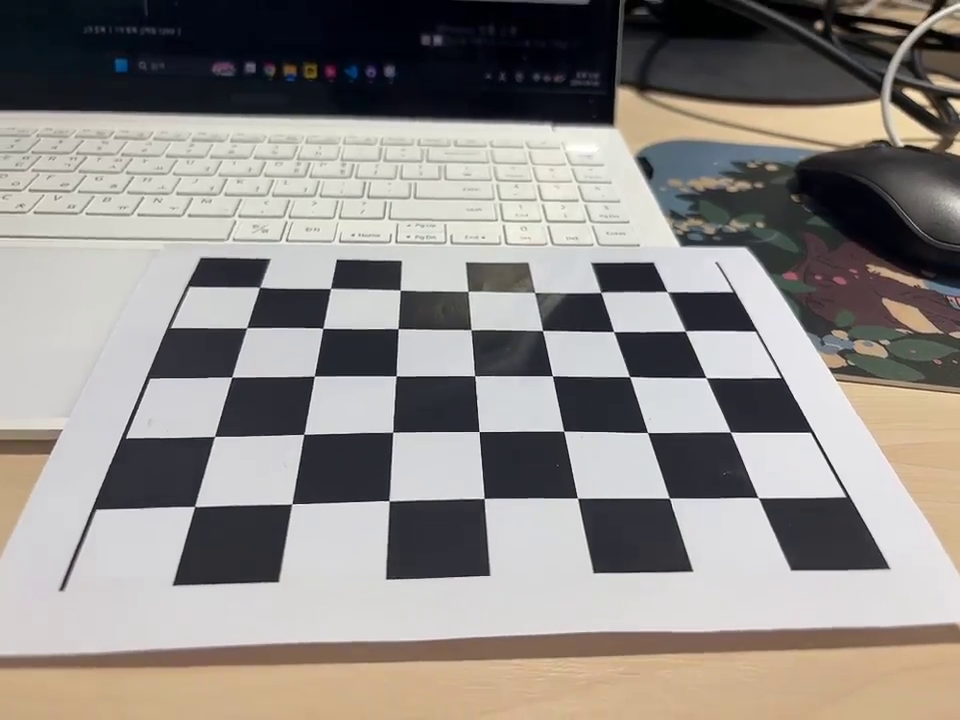
#> input picture frame 38 of chessboard.mp4, 960 x 720 px
$ python camera_calibration.py
#> lines starting #> are read from the running program, lines starting #| are printed output that depends on the picture
import cv2 as cv
import numpy as np


CHECKERBOARD = (7, 5)
MAX_SAMPLES = 30
MIN_SAMPLES = 10
OUTPUT_VIDEO = "camera_calibration_result.mp4"
INPUT_VIDEO = "chessboard.mp4"


def build_object_points(pattern_size):
    objp = np.zeros((pattern_size[0] * pattern_size[1], 3), np.float32)
    objp[:, :2] = np.mgrid[0 : pattern_size[0], 0 : pattern_size[1]].T.reshape(-1, 2)
    return objp


def select_evenly_spaced(items, limit):
    if len(items) <= limit:
        return items

    indices = np.linspace(0, len(items) - 1, limit, dtype=int)
    return [items[i] for i in indices]


def compute_mean_reprojection_error(objpoints, imgpoints, rvecs, tvecs, mtx, dist):
    total_error = 0.0

    for objp, imgp, rvec, tvec in zip(objpoints, imgpoints, rvecs, tvecs):
        projected, _ = cv.projectPoints(objp, rvec, tvec, mtx, dist)
        total_error += cv.norm(imgp, projected, cv.NORM_L2) / len(projected)

    return total_error / len(objpoints)


def main():
    objp = build_object_points(CHECKERBOARD)
    detected_samples = []

    cap = cv.VideoCapture(INPUT_VIDEO)
    if not cap.isOpened():
        print(f"Cannot open calibration video: {INPUT_VIDEO}")
        raise SystemExit

    print("Collecting chessboard corners... (ESC to quit)")

    image_size = None
    frame_index = 0
    writer = None

    while True:
        ret, frame = cap.read()
#> frame is the input picture: shape (720, 960, 3); mean B, G, R 135.2, 138.8, 143.6
        if not ret or frame is None:
            break

        gray = cv.cvtColor(frame, cv.COLOR_BGR2GRAY)
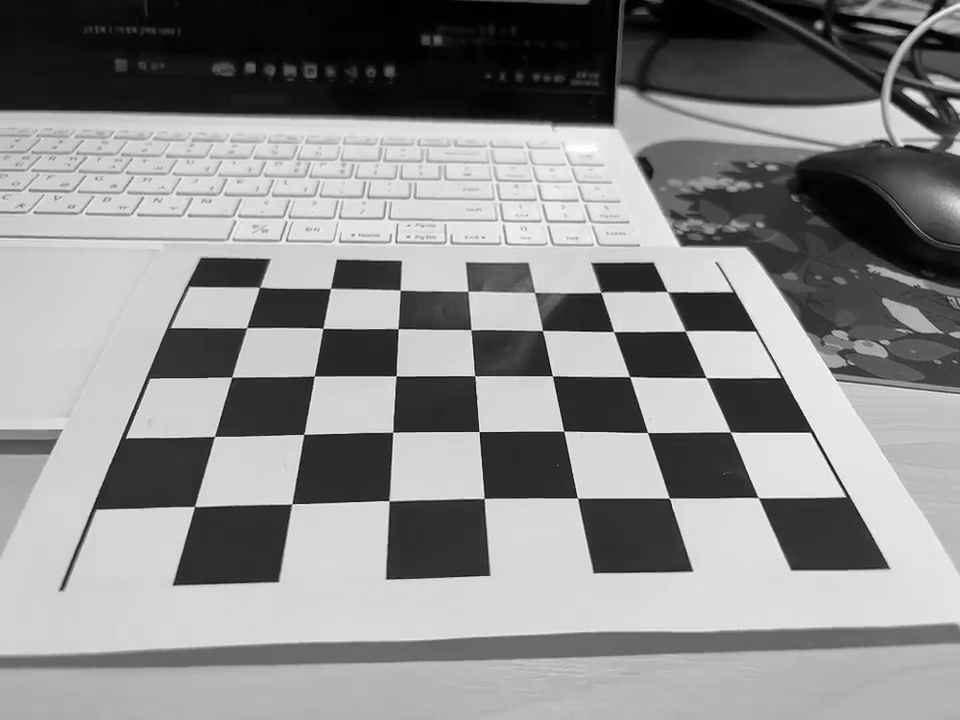
#> gray: shape (720, 960); min 0, max 255, mean 139.8

        if image_size is None:
            image_size = gray.shape[::-1]
#> image_size = (960, 720)
            writer = cv.VideoWriter(
                OUTPUT_VIDEO,
                cv.VideoWriter_fourcc(*"mp4v"),
                30.0,
                image_size,
            )

        found, corners = cv.findChessboardCorners(
            gray,
            CHECKERBOARD,
            cv.CALIB_CB_ADAPTIVE_THRESH + cv.CALIB_CB_NORMALIZE_IMAGE,
        )
#> found = True; corners = 35 rows, first 8: [259.3, 287.8], [330.7, 288.3], [399.9, 290.3], [468.3, 291.4], [534.6, 292.5], [600.3, 292.4], [666.6, 291.8], [246.6, 327.7]

        if found:
            corners = cv.cornerSubPix(
                gray,
                corners,
                (11, 11),
                (-1, -1),
                (cv.TERM_CRITERIA_EPS + cv.TERM_CRITERIA_MAX_ITER, 30, 0.001),
            )
#> corners = 35 rows, first 8: [259.7, 287.1], [330.5, 288.4], [400.1, 290.1], [467.9, 291.3], [534.6, 292.5], [600.8, 292.4], [667.3, 291.6], [246.7, 327.7]
            detected_samples.append((frame_index, corners))
            cv.drawChessboardCorners(frame, CHECKERBOARD, corners, found)

        cv.putText(
            frame,
            f"Detected frames: {len(detected_samples)}",
            (10, 30),
            cv.FONT_HERSHEY_DUPLEX,
            0.8,
            (0, 255, 0),
            1,
        )
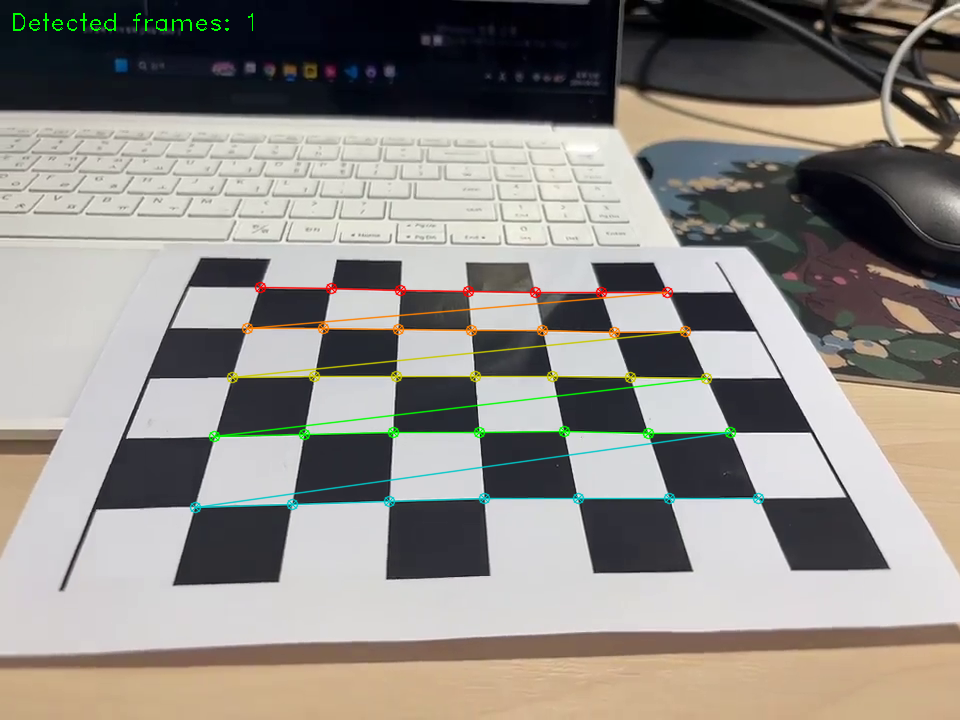
#> frame: shape (720, 960, 3); mean B, G, R 134.2, 139.5, 143.5

        if writer is not None:
            writer.write(frame)

        cv.imshow("Calibration", frame)
        if cv.waitKey(30) & 0xFF == 27:
#> (key Esc is pressed here)
            print("Stopped by ESC.")
            break

        frame_index += 1

    cap.release()
    if writer is not None:
        writer.release()
    cv.destroyAllWindows()

    print("\n=== Detection Summary ===")
    print("Detected frames:", len(detected_samples))
#| Detected frames: 1

    if len(detected_samples) < MIN_SAMPLES:
        print(f"Not enough valid samples. Need at least {MIN_SAMPLES}.")
        raise SystemExit
#> (the program exits here)

$ run again, starting later in the video
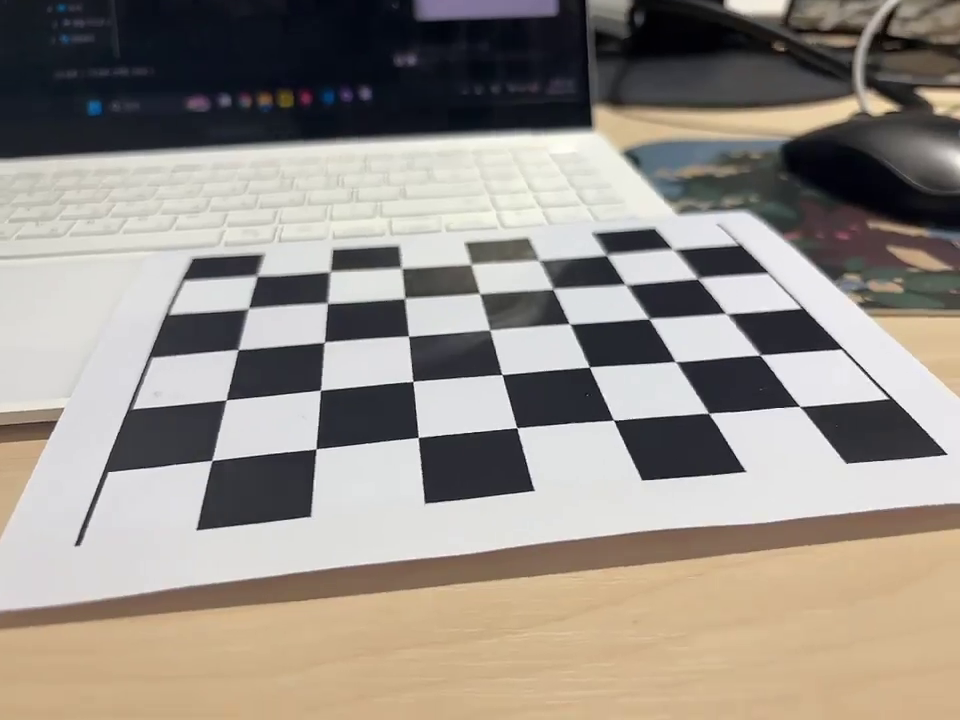
#> input picture frame 172 of chessboard.mp4, 960 x 720 px
#> in main, frame is the input picture: shape (720, 960, 3); mean B, G, R 135.7, 143.4, 150.5
#> in main, `gray = cv.cvtColor(frame, cv.COLOR_BGR2GRAY)`:
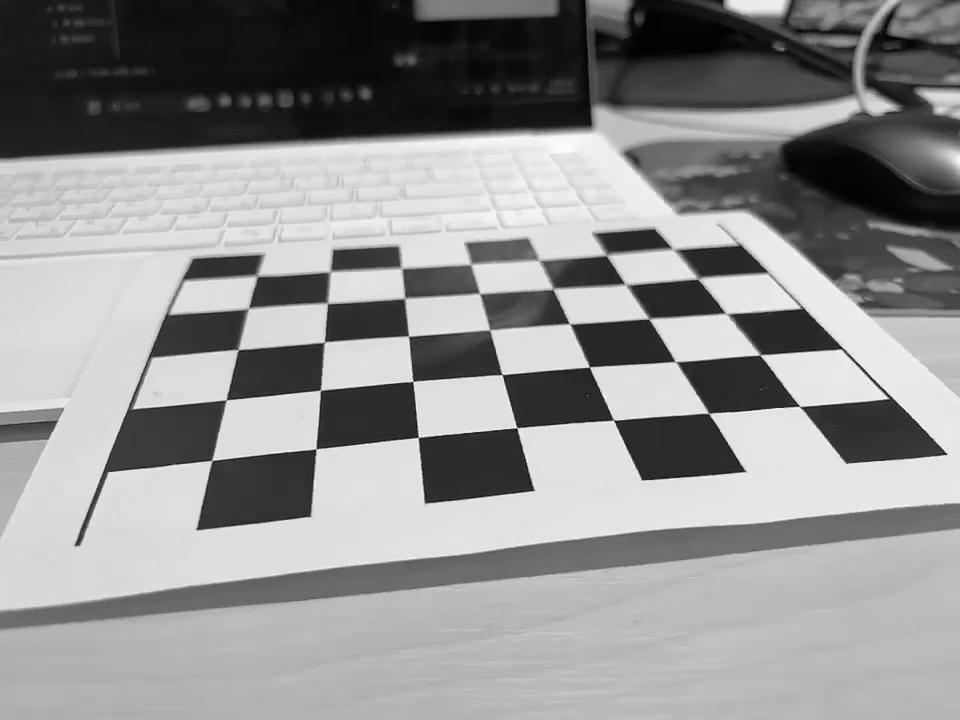
#> gray: shape (720, 960); min 1, max 255, mean 144.6
#> in main, `found, corners = cv.findChessboardCorners( gray, CHECKERBOARD, cv.CALI..`: found = True; corners = 35 rows, first 8: [257.5, 276.7], [330.2, 272.4], [402.3, 269.1], [471, 265.4], [538.5, 261.1], [606, 255.7], [673.5, 248.5], [249.1, 307.7]
#> in main, `corners = cv.cornerSubPix( gray, corners, (11, 11), (-1, -1), (cv.TERM..`: corners = 35 rows, first 8: [257.1, 275.7], [330, 271.5], [401.4, 268], [470.8, 264.3], [539.3, 260.3], [606.2, 255], [672.9, 249.1], [248.3, 308.4]
#> in main, `cv.putText( frame, f"Detected frames: {len(detected_samples)}", (10, 3..`:
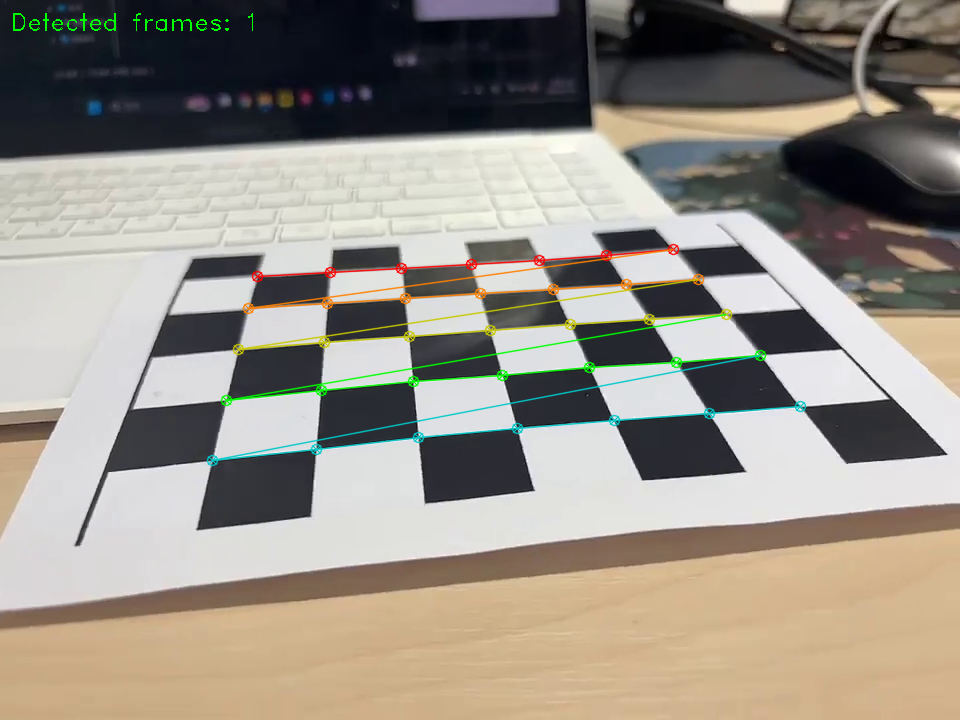
#> frame: shape (720, 960, 3); mean B, G, R 134.5, 144, 150.2
#| Detected frames: 1

$ run again, starting later in the video
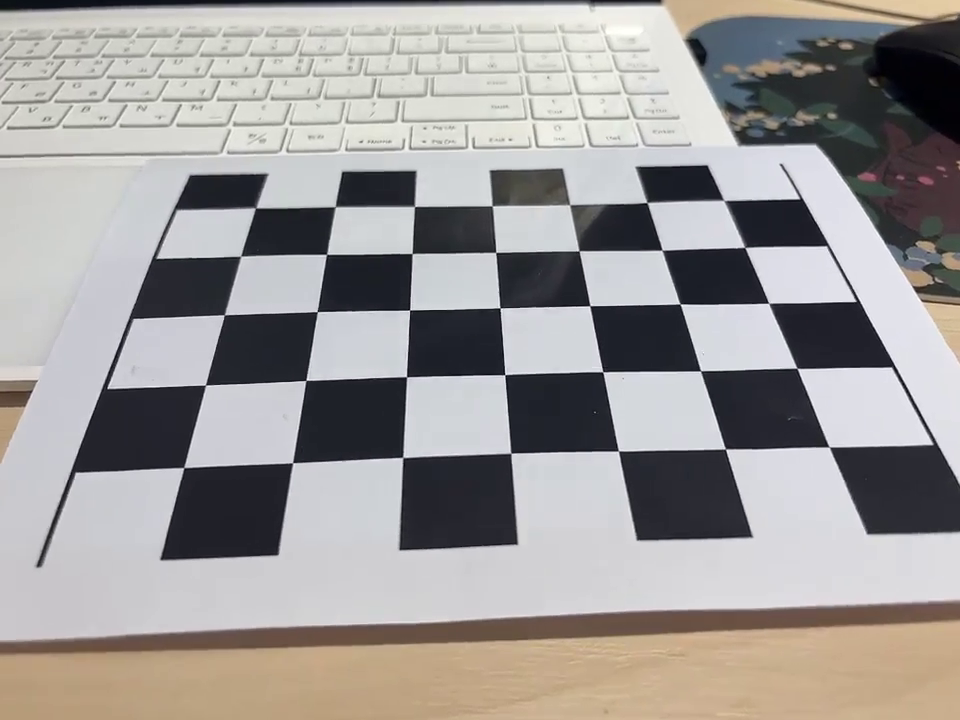
#> input picture frame 307 of chessboard.mp4, 960 x 720 px
#> in main, frame is the input picture: shape (720, 960, 3); mean B, G, R 152.8, 154.1, 157.3
#> in main, `gray = cv.cvtColor(frame, cv.COLOR_BGR2GRAY)`:
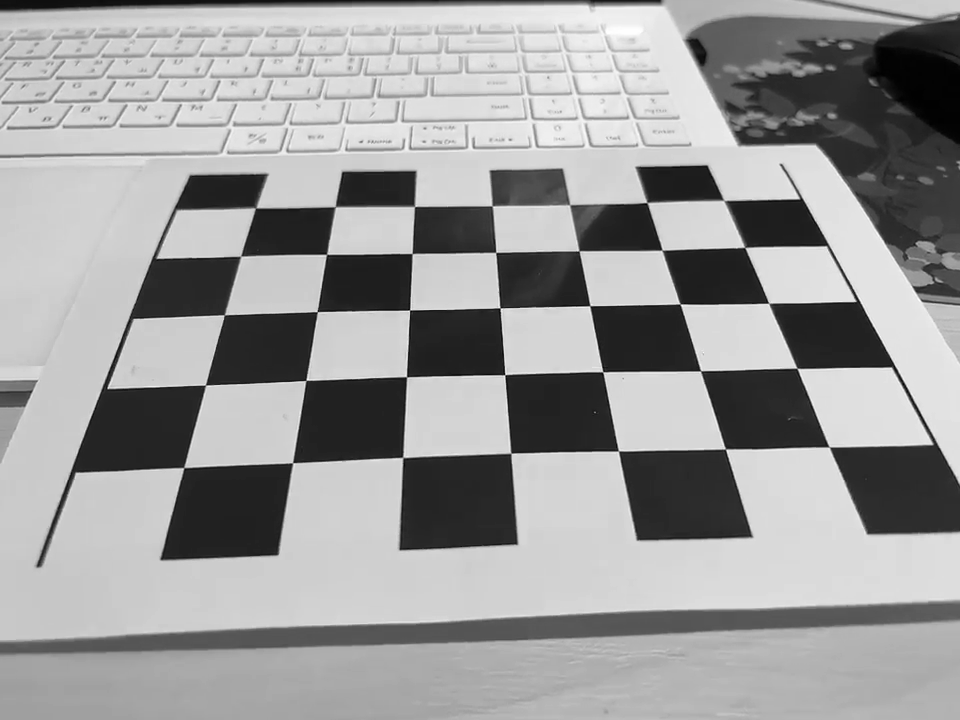
#> gray: shape (720, 960); min 1, max 255, mean 154.9
#> in main, `found, corners = cv.findChessboardCorners( gray, CHECKERBOARD, cv.CALI..`: found = True; corners = 35 rows, first 8: [255.6, 208.2], [335.6, 207.4], [414.4, 206.7], [491.6, 205.5], [569.3, 205.3], [647.4, 203], [723.5, 200.9], [241.4, 256.4]
#> in main, `corners = cv.cornerSubPix( gray, corners, (11, 11), (-1, -1), (cv.TERM..`: corners = 35 rows, first 8: [255.5, 207.7], [335.2, 206.6], [414.4, 206.4], [492.2, 205.8], [569.7, 204.7], [646.9, 202.4], [723.9, 200.4], [240.6, 256.2]
#> in main, `cv.putText( frame, f"Detected frames: {len(detected_samples)}", (10, 3..`:
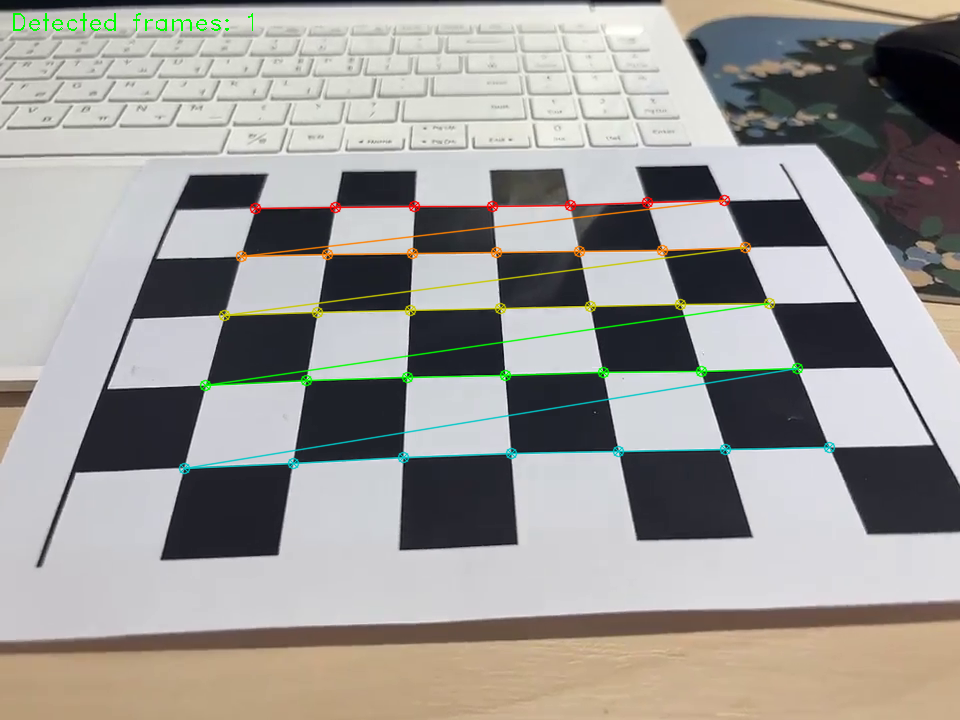
#> frame: shape (720, 960, 3); mean B, G, R 151.4, 154.8, 157.1
#| Detected frames: 1
